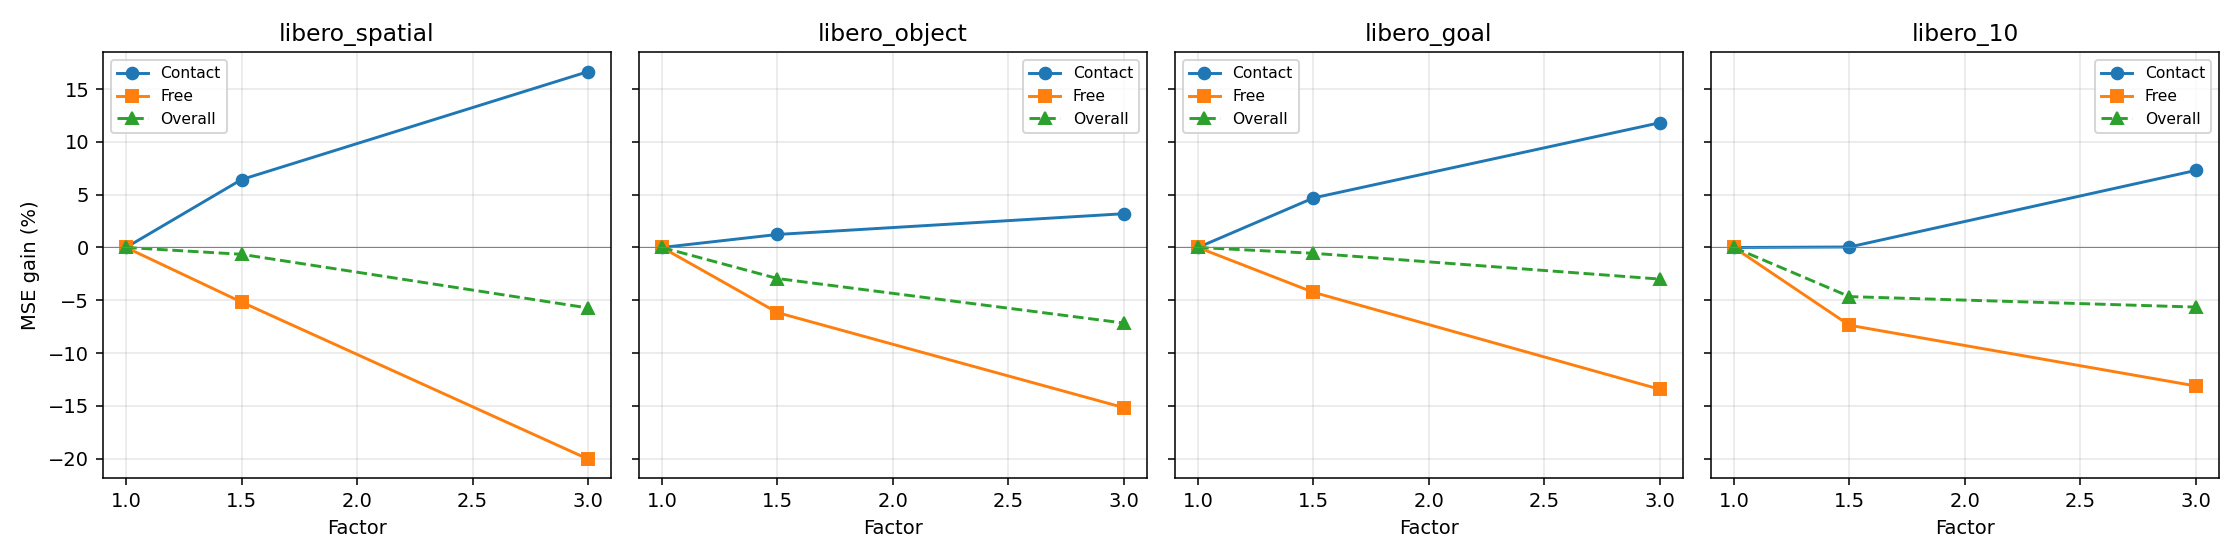

Generate this figure with Python:
"""
CPR-Distill Multi-Suite Validation.

Replicate factor sweep on 4 LIBERO suites: libero_spatial, libero_object,
libero_goal, libero_10. Does the 1.5× sweet spot generalize?

For each suite × factor ∈ {1.0, 1.5, 3.0}, train and eval.
"""
import os, sys, json, time, glob, argparse
import numpy as np
import torch
from torch.utils.data import DataLoader

sys.path.insert(0, "/home/jovyan/workspace/paper_agents_vla/experiments/cpr_distill_m0")
from m0_smoke import LiberoBCDataset, TinyBC, eval_model

OUT_USER = "/home/jovyan/workspace/paper_agents_vla/experiments/cpr_distill_multisuite"
OUT_BIG = "/data/jameskimh/cpr_distill_multisuite"
os.makedirs(OUT_USER, exist_ok=True); os.makedirs(OUT_BIG, exist_ok=True)
DEVICE = torch.device("cuda:0")


def train_one(train_loader, val_loader, factor, n_epochs=3):
    torch.manual_seed(42); np.random.seed(42)
    model = TinyBC().to(DEVICE)
    opt = torch.optim.AdamW(model.parameters(), lr=1e-3, weight_decay=1e-4)
    sched = torch.optim.lr_scheduler.CosineAnnealingLR(opt, T_max=n_epochs * len(train_loader))
    for ep in range(n_epochs):
        model.train()
        for batch in train_loader:
            img = batch["img"].to(DEVICE, non_blocking=True)
            state = batch["state"].to(DEVICE, non_blocking=True)
            target = batch["action"].to(DEVICE, non_blocking=True)
            contact = batch["contact"].to(DEVICE, non_blocking=True)
            pred = model(img, state)
            err = ((pred - target) ** 2).sum(-1)
            w = 1.0 + (factor - 1.0) * contact
            loss = (err * w).mean()
            opt.zero_grad(); loss.backward()
            torch.nn.utils.clip_grad_norm_(model.parameters(), 1.0); opt.step(); sched.step()
    return model


def main():
    parser = argparse.ArgumentParser()
    parser.add_argument("--suite", type=str, default=None, help="single suite to run (else all)")
    args = parser.parse_args()

    t0 = time.time()
    suites = ["libero_spatial", "libero_object", "libero_goal", "libero_10"]
    if args.suite:
        suites = [args.suite]
    factors = [1.0, 1.5, 3.0]
    all_results = {}

    for suite in suites:
        print(f"\n{'='*60}\nSuite: {suite}\n{'='*60}")
        DATA_DIR = f"/data/jameskimh/james_libero_datasets/{suite}"
        hdf5 = sorted(glob.glob(os.path.join(DATA_DIR, "*.hdf5")))
        if not hdf5:
            print(f"  WARNING: No files in {DATA_DIR}, skipping")
            continue
        print(f"  Found {len(hdf5)} task files in {suite}")
        train_ds = LiberoBCDataset(hdf5, train=True, train_frac=0.9, seed=0)
        val_ds = LiberoBCDataset(hdf5, train=False, train_frac=0.9, seed=0)
        bs = 256
        train_loader = DataLoader(train_ds, batch_size=bs, shuffle=True, num_workers=4, pin_memory=True)
        val_loader = DataLoader(val_ds, batch_size=bs, shuffle=False, num_workers=4, pin_memory=True)
        suite_results = {}
        for f in factors:
            t1 = time.time()
            m = train_one(train_loader, val_loader, factor=f)
            ev = eval_model(m, val_loader, DEVICE)
            suite_results[f"factor_{f}"] = ev
            print(f"  factor={f}: contact={ev['contact']:.5f} free={ev['free']:.5f} all={ev['all']:.5f} ({time.time()-t1:.1f}s)")
        # Compute sweet spot for this suite
        base = suite_results["factor_1.0"]
        for f in factors:
            r = suite_results[f"factor_{f}"]
            r["contact_gain_pct"] = (base["contact"] - r["contact"]) / base["contact"] * 100
            r["free_gain_pct"] = (base["free"] - r["free"]) / base["free"] * 100
            r["overall_gain_pct"] = (base["all"] - r["all"]) / base["all"] * 100
        all_results[suite] = suite_results

    # Cross-suite analysis
    print("\n" + "=" * 60)
    print("CROSS-SUITE ANALYSIS")
    print("=" * 60)
    print(f"{'Suite':<16} {'Factor':<10} {'Δ Contact %':>13} {'Δ Free %':>11} {'Δ Overall %':>13}")
    print("-" * 70)
    sweet_spot_counts = {1.0: 0, 1.5: 0, 3.0: 0}
    for suite, results in all_results.items():
        for f in factors:
            r = results[f"factor_{f}"]
            marker = ""
            # best overall in this suite
            best_f = max(factors, key=lambda x: results[f"factor_{x}"]["overall_gain_pct"])
            if f == best_f:
                marker = "  ← best overall"
                sweet_spot_counts[f] += 1
            print(f"{suite:<16} {f:<10} {r['contact_gain_pct']:>+12.2f}% {r['free_gain_pct']:>+10.2f}% {r['overall_gain_pct']:>+12.2f}%{marker}")
        print()

    print(f"\nSweet-spot factor counts across suites: {sweet_spot_counts}")
    if sweet_spot_counts.get(1.5, 0) >= 3:
        verdict = "✅ 1.5× generalizes (sweet spot in ≥3/4 suites)"
    elif sweet_spot_counts.get(1.5, 0) >= 2:
        verdict = "🟡 1.5× partial generalization (2/4 suites)"
    else:
        verdict = f"❌ 1.5× does not generalize — sweet spot shifts per suite"
    print(f">>> {verdict} <<<")

    elapsed = time.time() - t0
    out = {
        "elapsed_sec": elapsed, "device": str(DEVICE),
        "suites_tested": suites, "factors_tested": factors,
        "results": all_results,
        "sweet_spot_counts": {str(k): v for k, v in sweet_spot_counts.items()},
        "verdict": verdict,
    }
    # Convert numpy
    def conv(o):
        if isinstance(o, dict): return {k: conv(v) for k, v in o.items()}
        if isinstance(o, list): return [conv(v) for v in o]
        if isinstance(o, (np.floating, np.integer)): return float(o)
        return o
    with open(os.path.join(OUT_USER, "results.json"), "w") as f:
        json.dump(conv(out), f, indent=2)

    # Plot
    try:
        import matplotlib; matplotlib.use("Agg"); import matplotlib.pyplot as plt
        n_suites = len(suites)
        fig, axes = plt.subplots(1, n_suites, figsize=(4 * n_suites, 4), sharey=True)
        if n_suites == 1: axes = [axes]
        for ai, (suite, r) in enumerate(all_results.items()):
            cgs = [r[f"factor_{f}"]["contact_gain_pct"] for f in factors]
            fgs = [r[f"factor_{f}"]["free_gain_pct"] for f in factors]
            ogs = [r[f"factor_{f}"]["overall_gain_pct"] for f in factors]
            axes[ai].plot(factors, cgs, 'o-', label='Contact')
            axes[ai].plot(factors, fgs, 's-', label='Free')
            axes[ai].plot(factors, ogs, '^--', label='Overall')
            axes[ai].axhline(0, color='gray', linewidth=0.5)
            axes[ai].set_title(suite); axes[ai].set_xlabel("Factor"); axes[ai].grid(alpha=0.3)
            if ai == 0:
                axes[ai].set_ylabel("MSE gain (%)")
            axes[ai].legend(fontsize=8)
        plt.tight_layout(); plt.savefig(os.path.join(OUT_USER, "multisuite.png"), dpi=140)
    except Exception as e:
        print(f"Plot failed: {e}")

    print(f"\nElapsed: {elapsed:.1f}s")


if __name__ == "__main__":
    main()
